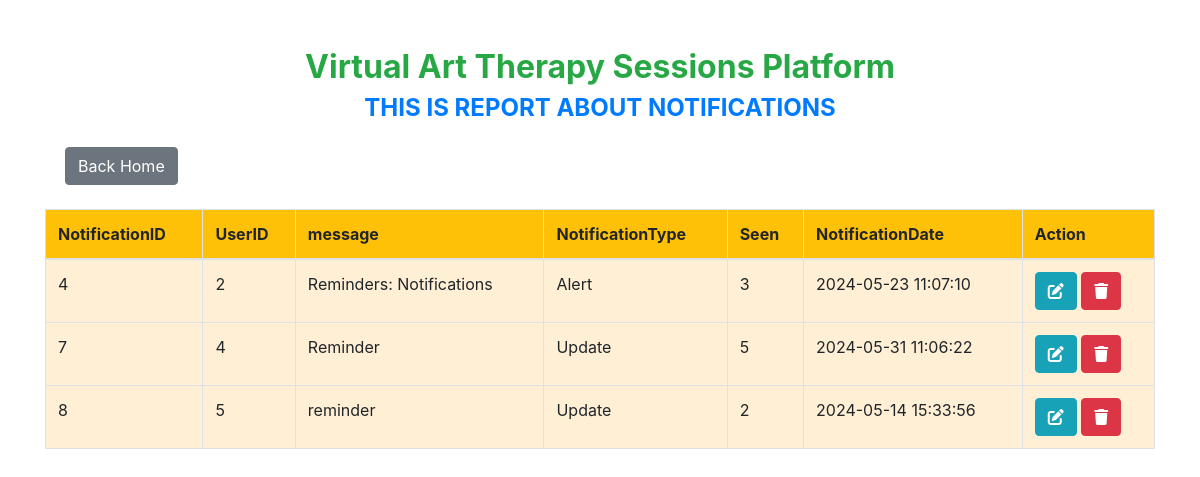
The app's page /viewnotifications.php with its own data.
### tables this page shows
CREATE TABLE `notifications` (
  `NotificationID` int(11) NOT NULL,
  `UserID` int(11) DEFAULT NULL,
  `Message` text DEFAULT NULL,
  `NotificationType` enum('Reminder','Alert','Update') DEFAULT NULL,
  `Seen` tinyint(1) DEFAULT 0,
  `NotificationDate` datetime DEFAULT current_timestamp()
);

### viewnotifications.php (the view, shortened to what this page needs)
<!DOCTYPE html>
<html lang="en">
<head>
    <link href="https://stackpath.bootstrapcdn.com/bootstrap/4.5.2/css/bootstrap.min.css" rel="stylesheet">
    <link href="https://cdnjs.cloudflare.com/ajax/libs/font-awesome/6.0.0-beta3/css/all.min.css" rel="stylesheet">
</head>
<body>
    <div class="container mt-5">
        <h2 class="text-center text-success">Virtual Art Therapy Sessions Platform</h2>
        <h4 class="text-center text-primary mb-4">THIS IS  REPORT ABOUT NOTIFICATIONS</h4>
        <a href="home.html" class="btn btn-secondary btn-back">Back Home</a>
        <table class="table table-bordered mt-4">
            <thead class="bg-warning">
                <tr>
                    <th>NotificationID</th>
                    <th>UserID</th>
                    <th>message</th>
                    <th>NotificationType</th>
                    <th>Seen</th>
                    <th>NotificationDate</th>
                    <th>Action</th>
                </tr>
            </thead>
            <tbody>
                <?php
                include "dbconnection.php";
                $sql = "SELECT * FROM notifications";
                $result = $connection->query($sql);
                while ($row = $result->fetch_assoc()) {
                    echo "
                    <tr>
                        <td>{$row['NotificationID']}</td>
                        <td>{$row['UserID']}</td>
                        <td>{$row['Message']}</td>
                        <td>{$row['NotificationType']}</td>
                        <td>{$row['Seen']}</td>
                        <td>{$row['NotificationDate']}</td>
                        <td>
                            <a href='updatenotifications.php?NotificationID={$row['NotificationID']}'  class='btn btn-info'><i class='fas fa-edit'></i></a>
                            <a href='deletenotifications.php?NotificationID={$row['NotificationID']}' class='btn btn-danger'><i class='fas fa-trash'></i></a>
                        </td>
                    </tr>
                    ";
                }
                ?>
            </tbody>
        </table>
    </div>
</body>
</html>

### viewnotifications.php (style rules this page uses)
h2, h4 { font-weight: bold; }
.btn-back { margin-left: 20px; }
table { background-color: papayawhip; }

### records on screen
notifications: NotificationID "4", UserID "2", Message "Reminders: Notifications", NotificationType "Alert", Seen "3", NotificationDate "2024-05-23 11:07:10"
notifications: NotificationID "7", UserID "4", Message "Reminder", NotificationType "Update", Seen "5", NotificationDate "2024-05-31 11:06:22"
notifications: NotificationID "8", UserID "5", Message "reminder", NotificationType "Update", Seen "2", NotificationDate "2024-05-14 15:33:56"
